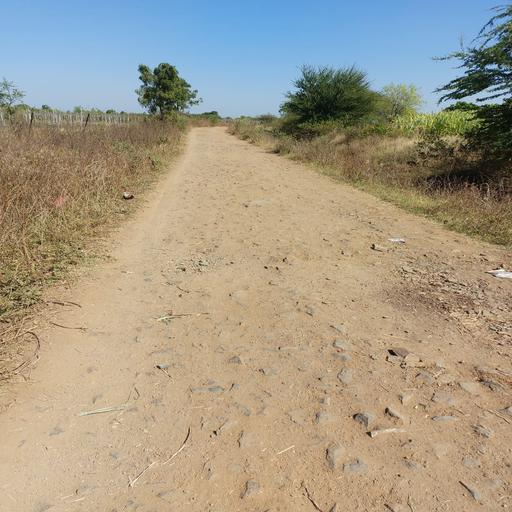
#> input picture Project/Image12.jpg, 512 x 512 px
$ jupyter execute --allow-errors 'Unpaved Road 0522.ipynb'   (shell and % lines are left out)
#> lines starting #> are read from the running program, lines starting #| are printed output that depends on the picture; after the words box and inside, x2 and y2 are one past the last pixel; in counts of white or black regions, pixels touching at a corner belong together
#> further down, img1 is the input picture: shape (512, 512, 3); mean B, G, R 136.5, 155, 164.2
[cell 1]
import tensorflow as tf
import cv2 as cv
import numpy as np
import matplotlib.pyplot as plt
# Step 1: Vanishing line detection
def detect_vanishing_line(Ir_image):
    # Perform vanishing line detection using the normal distribution
    # Return the vanishing line coordinates
    gray=cv.cvtColor(img1, cv.COLOR_BGR2GRAY)
    edges=cv.Canny(gray,50,150,apertureSize=3)
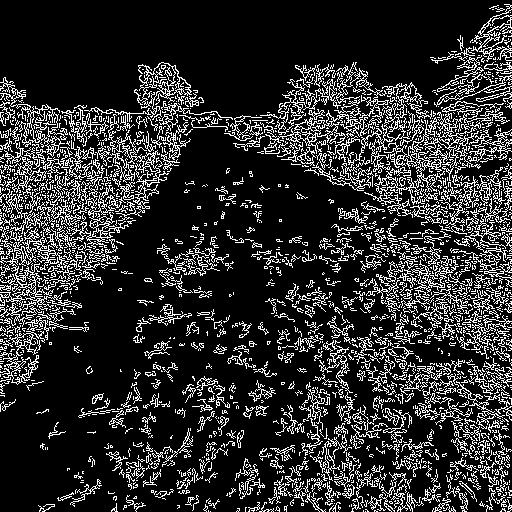
#> edges: shape (512, 512); 18.1% white in thin lines or dots
    lines = cv.HoughLines(edges, 1, np.pi/180, 200)
#> lines = [[74, 2.36], [106, 1.62], [78, 2.36], [76, 2.36], [409, 0.785], [412, 0.785], [120, 1.57], [62, 2.36], [64, 2.36]]
    for line in lines:
        rho, theta = line[0]
        a = np.cos(theta)
        b = np.sin(theta)
        x0 = a*rho
        y0 = b*rho
        x1 = int(x0 + 1000*(-b))
        y1 = int(y0 + 1000*(a))
        x2 = int(x0 - 1000*(-b))
        y2 = int(y0 - 1000*(a))
        cv.line(img1,(x1,y1),(x2,y2),(0,0,255),2)
#> this loop made 9 passes
#> (rho, theta, a, b, x0, y0, x1, y1) on passes 1 to 9: (74, 2.36, -0.707, 0.707, -52.33, 52.33, -759, -654), (106, 1.62, -0.0523, 0.999, -5.55, 105.9, -1004, 53), (78, 2.36, -0.707, 0.707, -55.15, 55.15, -762, -651), (76, 2.36, -0.707, 0.707, -53.74, 53.74, -760, -653), (409, 0.785, 0.707, 0.707, 289.2, 289.2, -417, 996), (412, 0.785, 0.707, 0.707, 291.3, 291.3, -415, 998), (120, 1.57, -4.37e-08, 1, -5.25e-06, 120, -1000, 119), (62, 2.36, -0.707, 0.707, -43.84, 43.84, -750, -663), (64, 2.36, -0.707, 0.707, -45.25, 45.25, -752, -661)
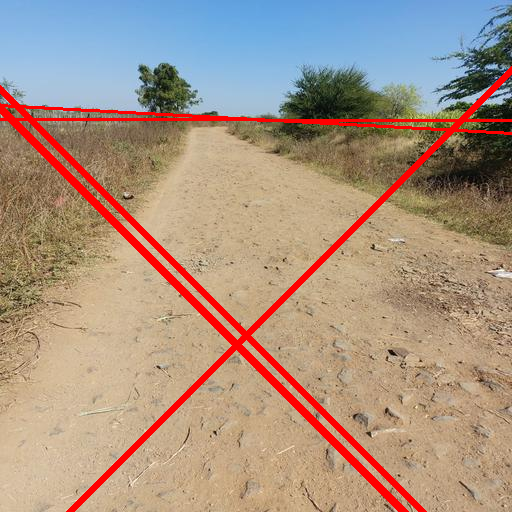
#> img1: shape (512, 512, 3); 5.67% of pixels changed, all inside (x1, y1, x2, y2) = (0, 66, 512, 512)
    vanishing_line = Ir_image

    return vanishing_line

[cell 2]
img1 = cv.imread('Image12.jpg')
vanishing_img=detect_vanishing_line(img1)
plt.imshow(vanishing_img)

[cell 3]
def segment_image(image):
    # Perform image segmentation using the double-Otsu algorithm
    # Return the segmented image
    gray = cv.cvtColor(image, cv.COLOR_BGR2GRAY)
    # Apply median filter for Smoothing the image
    gray = cv.medianBlur(gray, 5)
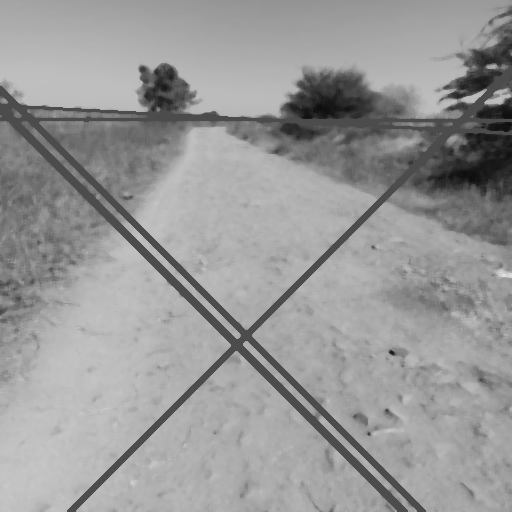
#> gray: shape (512, 512); min 13, max 221, mean 151.9
    # Apply double-Otsu thresholding to segment the image
    _, segmented_image = cv.threshold(gray, 0, 255, cv.THRESH_BINARY + cv.THRESH_OTSU)
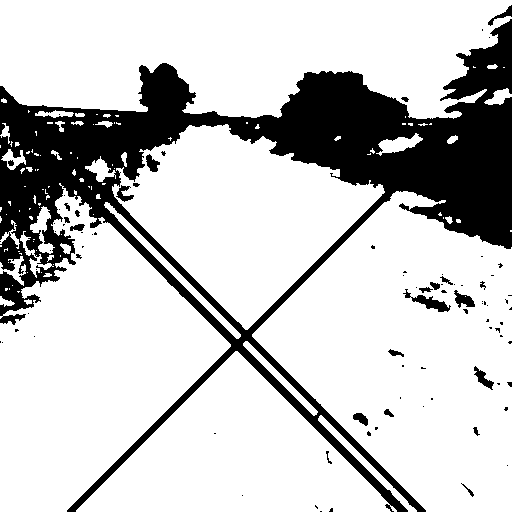
#> segmented_image: shape (512, 512); 77.7% white; 88 black regions (64 under 20 px), largest, box (x1, y1, x2, y2) and area: (0, 19, 512, 512) 56267, (403, 289, 451, 312) 342, (454, 290, 475, 308) 195

    return segmented_image

[cell 4]
# Step 2: Image segmentation
segmented_image = segment_image(vanishing_img)

# Display the segmented image
plt.imshow(segmented_image)

[cell 5]
# Remove small clusters
kernel = np.ones((5,5),np.uint8)
opening = cv.morphologyEx(segmented_image,cv.MORPH_OPEN,kernel, iterations = 3) #First perfom Erosion then Dilation
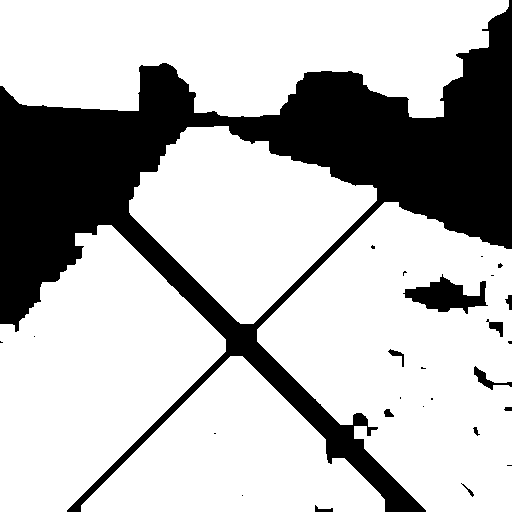
#> opening: shape (512, 512); 72.7% white; 26 black regions (15 under 20 px), largest, box (x1, y1, x2, y2) and area: (0, 0, 512, 512) 69169, (403, 274, 488, 314) 1637, (474, 366, 512, 390) 243

[cell 6]
plt.imshow(opening)

[cell 7]
# Fill in gaps
kernel = np.ones((8,8),np.uint8)
closing = cv.morphologyEx(opening,cv.MORPH_CLOSE,kernel, iterations = 1) #First perfom Dilation then Erosion
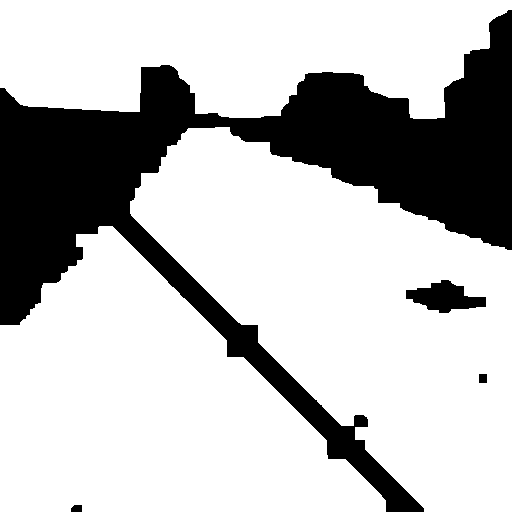
#> closing: shape (512, 512); 74.1% white; 4 black regions, box (x1, y1, x2, y2) and area: (0, 10, 512, 512) 66299, (406, 280, 486, 313) 1514, (479, 374, 487, 383) 72, (71, 505, 82, 512) 71

[cell 8]
plt.imshow(closing)

[cell 9]
print(closing.shape)
#| (512, 512)

[cell 10]
def generate_trapezoid_prediction(image):
    # Convert the image to grayscale
    #gray_image = cv2.cvtColor(image, cv2.COLOR_BGR2GRAY)

    # Apply edge detection
    edges = cv2.Canny(image, 50, 150)
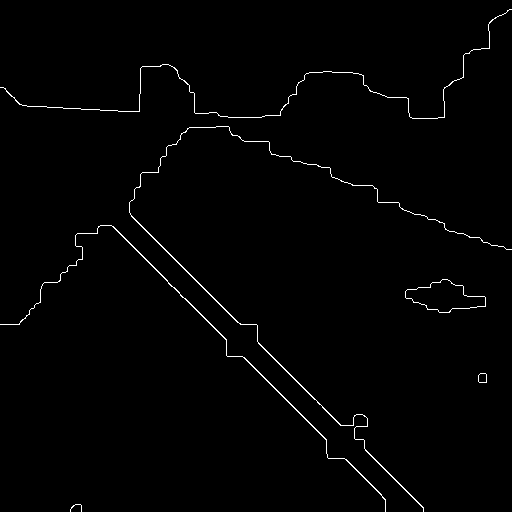
#> edges: shape (512, 512); 1.1% white in thin lines or dots

    # Find contours of the edges
    contours, _ = cv2.findContours(edges, cv2.RETR_EXTERNAL, cv2.CHAIN_APPROX_SIMPLE)
#> contours = 6 contours, 1 with area under 20; largest, box (x1, y1, x2, y2) and area: (405, 279, 486, 313) 1514, (129, 126, 512, 512) 263, (0, 225, 386, 512) 238, (478, 373, 487, 383) 69, (0, 9, 512, 119) 40

    # Create a blank mask for the trapezoid prediction
    trapezoid_mask = np.zeros_like(edges)

    # Iterate through the contours and fit trapezoids
    for contour in contours:
        # Approximate the contour with a polygon
        epsilon = 0.02 * cv2.arcLength(contour, True)
        approx_polygon = cv2.approxPolyDP(contour, epsilon, True)

        # Fit trapezoid if the polygon has four vertices
        if len(approx_polygon) == 4:
            cv2.fillPoly(trapezoid_mask, [approx_polygon], 1)
#> this loop made 6 passes
#> epsilon on passes 1, 2, 3, 5, 6: 0.871, 0.633, 4.11, 40.56, 30.64
#> (epsilon, approx_polygon) on pass 4: (24.88, [[0, 324], [111, 225], [385, 511], [111, 225]])
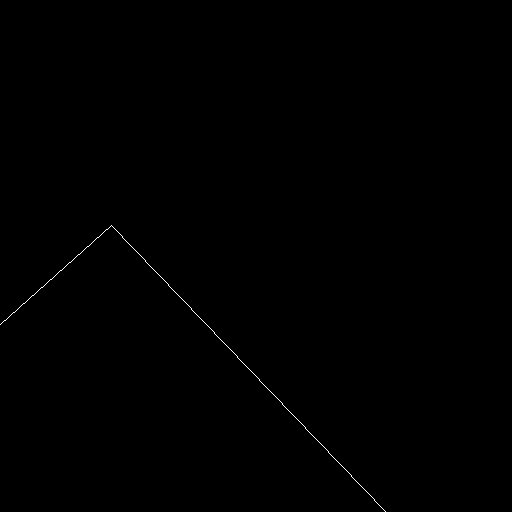
#> trapezoid_mask: shape (512, 512); values 0 (black) and 1 (white), 0.15% white in thin lines or dots, all inside (x1, y1, x2, y2) = (0, 225, 386, 512)

    # Return the trapezoid prediction mask
    return trapezoid_mask

[cell 11]
import cv2
from sklearn.mixture import GaussianMixture

# Function to generate the probability map using Gaussian Mixture Models
def generate_probability_map(image):
    # Preprocess the image (resize, normalize, etc.) if necessary
    #preprocessed_image = preprocess_image(image)

    # Flatten the image to a 1D array
    flattened_image = image.flatten().reshape(-1, 1) #preprocessed_image.flatten().reshape(-1, 1)

    # Fit a Gaussian Mixture Model to the flattened image
    gmm = GaussianMixture(n_components=3)  # Assuming road and non-road classes
    gmm.fit(flattened_image)

    # Predict the probability of each pixel belonging to the road class
    probability_map = gmm.predict_proba(flattened_image)[:, 1].reshape(image.shape)#preprocessed_image.shape)

    return probability_map

[cell 12]
import numpy as np
from sklearn.decomposition import PCA
from sklearn.metrics import pairwise_distances_argmin_min
import skfuzzy

# Step 4: Spatial fuzzy clustering
def fuzzy_clustering(image, trapezoid_prediction, probability_map, num_clusters):
    # Combine trapezoid prediction and probability map for road recognition
#> called with num_clusters = 3
    combined_map = trapezoid_prediction * probability_map
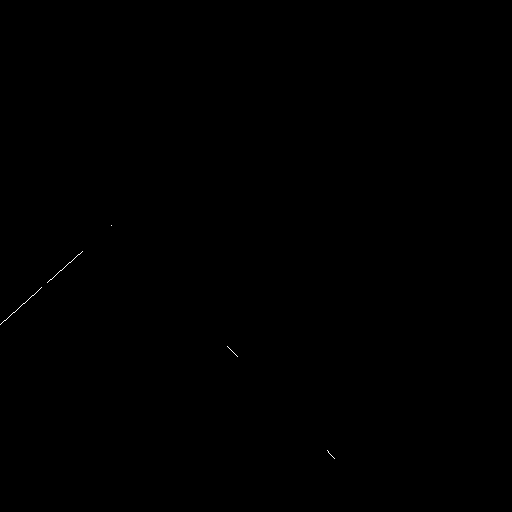
#> combined_map: shape (512, 512) float64; values 0 (black) and 1 (white), 0.04% white in thin lines or dots, all inside (x1, y1, x2, y2) = (0, 225, 335, 459)

    # Apply PCA for dimensionality reduction
    flattened_image = image.reshape(-1, image.shape[-1])
    pca = PCA(n_components=3)
    reduced_image = pca.fit_transform(flattened_image)
#> reduced_image = 512 rows, first 8: [1560, 156.3, 186.2], [1560, 156.3, 186.2], [1560, 156.3, 186.2], [1560, 156.3, 186.2], [1560, 156.3, 186.2], [1560, 156.3, 186.2], [1560, 156.3, 186.2], [1560, 156.3, 186.2]


    # Perform fuzzy clustering using the FCM algorithm
    centers, u, _, _, _, _, _ = skfuzzy.cluster.cmeans(reduced_image.T, num_clusters, 2, error=0.005, maxiter=1000, init=None)

    # Assign each pixel to the cluster with the highest membership value
    labels = np.argmax(u, axis=0)

    # Map the cluster labels to the original image shape
    clustered_image = labels.reshape(image.shape[:2])
    #clustered_image = u.reshape(image.shape[:2])
    #return labels

    return clustered_image

[cell 13]
#image = cv2.imread('image.jpg')
trapezoid_prediction = generate_trapezoid_prediction(closing)
probability_map =generate_probability_map(closing)

# Step 4: Spatial fuzzy clustering
num_clusters = 3  # Number of clusters to identify
#> (the rest of this cell did not finish here and is left out)

[cell 14]
from sklearn.cluster import KMeans
from sklearn.datasets import make_blobs
import numpy as np
from matplotlib import pyplot as plt
import cv2

[cell 15]
import cv2
""" Image Segmentation """
imag = cv2.imread("Image12.jpg", cv2.IMREAD_UNCHANGED)
#imag = cv2.imread("birds2.jpg", cv2.IMREAD_UNCHANGED)
#imag = cv2.imread("peppers3.jpg", cv2.IMREAD_UNCHANGED)
vectorized = imag.reshape((-1,3))
print(vectorized)
#> (printed output is left out)

[cell 16]
kmeans = KMeans(n_clusters=5, random_state = 0, n_init=5).fit(vectorized)
centers = np.uint8(kmeans.cluster_centers_)
#> centers = [[144, 177, 202], [34, 54, 52], [80, 111, 127], [221, 179, 134], [119, 152, 177]]
segmented_data = centers[kmeans.labels_.flatten()]

segmented_image = segmented_data.reshape((imag.shape))
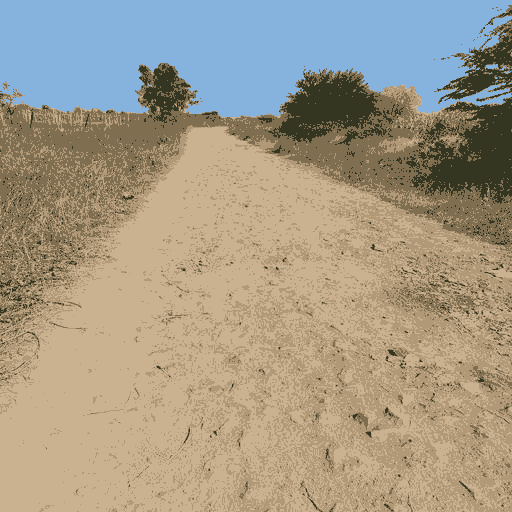
#> segmented_image: shape (512, 512, 3); mean B, G, R 135.9, 154.3, 163.8
plt.imshow(segmented_image)
plt.pause(1)

[cell 17]
import numpy as np
import skfuzzy as fuzz
from skfuzzy import control as ctrl

[cell 18]
import cv2
""" Image Segmentation """
imag = cv2.imread("Image12.jpg", cv2.IMREAD_UNCHANGED)
#imag = cv2.imread("birds2.jpg", cv2.IMREAD_UNCHANGED)
#imag = cv2.imread("peppers3.jpg", cv2.IMREAD_UNCHANGED)
vectorized = imag.reshape((-1,3))

[cell 19]
kmeans = KMeans(n_clusters=5, random_state = 0, n_init=5).fit(vectorized)
centers = np.uint8(kmeans.cluster_centers_)
segmented_data = centers[kmeans.labels_.flatten()]

segmented_image = segmented_data.reshape((imag.shape))
plt.imshow(segmented_image)
plt.pause(1)

[cell 20]
vectorized = closing.reshape((-1,2))
#> vectorized = 131072 pairs, first value 0 to 255, second value 0 to 255

[cell 21]
n_clusters = 3
#print(len(closing.flatten()))
#vectorized = closing.reshape((-1,2))
# Apply fuzzy c-means clustering
#> (the rest of this cell did not finish here and is left out)

#> (a cell that did not finish here is left out)

#> (a cell that did not finish here is left out)

#> (a cell that did not finish here is left out)

#> (a cell that did not finish here is left out)

[cell 26]
segmented_data = centers[kmeans.labels_.flatten()]

segmented_image = segmented_data.reshape((imag.shape))

[cell 27]
closing.shape
#> Out = (512, 512)

[cell 28]
import numpy as np
import skfuzzy as fuzz
from skfuzzy import control as ctrl

[cell 29]
vectorized = closing.reshape((-1,))
print(vectorized.shape)
#| (262144,)
print(vectorized)
#> (printed output is left out)

$ run again, with Project/image13.jpg copied over Project/Image12.jpg
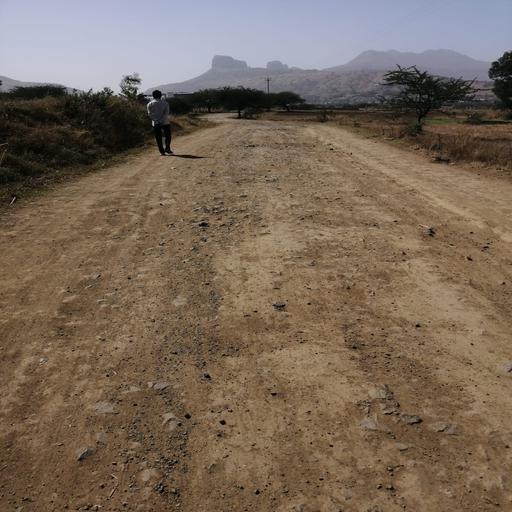
#> input picture Project/image13.jpg, 512 x 512 px
#> img1 is the input picture: shape (512, 512, 3); mean B, G, R 89, 104.3, 120.7
#> in detect_vanishing_line, `edges=cv.Canny(gray,50,150,apertureSize=3)`:
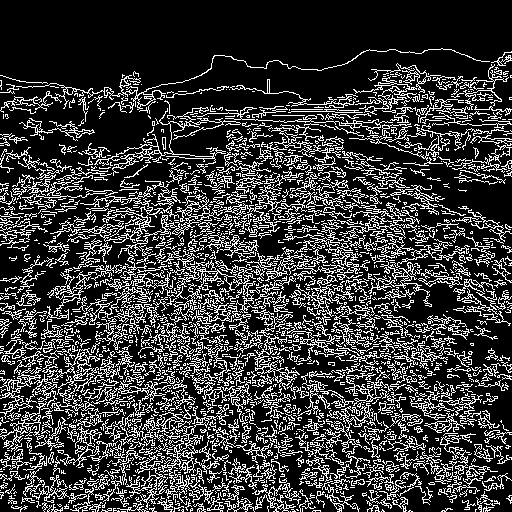
#> edges: shape (512, 512); 22.7% white in thin lines or dots
#> lines = 271 rows, first 8: [392, 0.785], [402, 0.785], [344, 0.785], [400, 0.785], [409, 0.785], [395, 0.785], [416, 0.785], [378, 0.785]
#> the loop in detect_vanishing_line, `for line in lines:` made 271 passes
#> (rho, theta, a, x0, y0, x1, y1, x2) on passes 1 to 3: (392, 0.785, 0.707, 277.2, 277.2, -429, 984, 984), (402, 0.785, 0.707, 284.3, 284.3, -422, 991, 991), (344, 0.785, 0.707, 243.2, 243.2, -463, 950, 950)
#> opening: shape (512, 512); 9.8% white; 4 white regions, box (x1, y1, x2, y2) and area: (86, 0, 389, 92) 19728, (397, 260, 488, 360) 4346, (464, 184, 512, 230) 1298, (479, 380, 511, 403) 429
#> closing: shape (512, 512); 10% white; 4 white regions, box (x1, y1, x2, y2) and area: (87, 0, 390, 93) 20045, (398, 261, 489, 361) 4424, (465, 185, 512, 231) 1279, (480, 381, 512, 404) 429
#| (512, 512)
#> contours = 4 contours, 2 with area under 20; largest, box (x1, y1, x2, y2) and area: (397, 260, 489, 361) 4420, (86, 0, 390, 93) 156
#> the loop in generate_trapezoid_prediction, `for contour in contours:` made 4 passes
#> epsilon on passes 1 to 4: 3.65, 7.88, 6.05, 15.76
#> combined_map: shape (512, 512) float64; every value is 0
#> reduced_image = 512 rows, first 8: [3587.4, 161, 284.5], [3587.4, 161, 284.5], [3587.4, 161, 284.5], [3587.4, 161, 284.5], [3587.4, 161, 284.5], [3587.4, 161, 284.5], [3587.4, 161, 284.5], [3587.4, 161, 284.5]
#> (printed output is left out)
#> centers = [[52, 73, 94], [203, 180, 174], [20, 28, 33], [102, 124, 144], [74, 99, 122]]
#> `segmented_image = segmented_data.reshape((imag.shape))`:
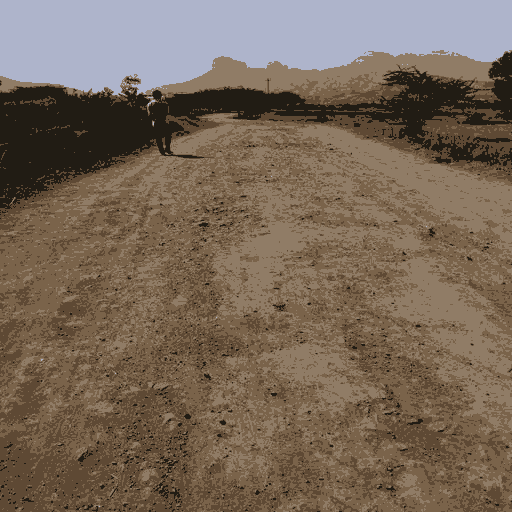
#> segmented_image: shape (512, 512, 3); mean B, G, R 88.3, 103.6, 119.8
#> vectorized = 131072 pairs, first value 0 to 255, second value 0 to 255
#| (262144,)
#> (printed output is left out)

$ run again, with Project/image14.jpg copied over Project/Image12.jpg
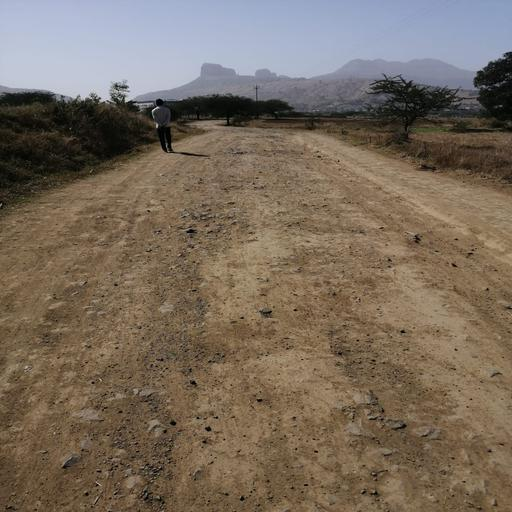
#> input picture Project/image14.jpg, 512 x 512 px
#> img1 is the input picture: shape (512, 512, 3); mean B, G, R 93.3, 107.4, 120.5
#> lines = 185 rows, first 8: [354, 0.785], [351, 0.785], [395, 0.785], [414, 0.785], [404, 0.785], [402, 0.785], [412, 0.785], [441, 0.785]
#> the loop in detect_vanishing_line, `for line in lines:` made 185 passes
#> (rho, theta, a, x0, y0, x1, y1, x2) on passes 1 to 3: (354, 0.785, 0.707, 250.3, 250.3, -456, 957, 957), (351, 0.785, 0.707, 248.2, 248.2, -458, 955, 955), (395, 0.785, 0.707, 279.3, 279.3, -427, 986, 986)
#> opening: shape (512, 512); 11.5% white; 5 white regions, box (x1, y1, x2, y2) and area: (62, 0, 397, 99) 23716, (383, 276, 491, 377) 4394, (462, 384, 506, 418) 817, (467, 194, 499, 220) 621, (484, 217, 512, 253) 531
#> closing: shape (512, 512); 11.6% white; 4 white regions, box (x1, y1, x2, y2) and area: (63, 0, 398, 100) 24079, (384, 277, 507, 419) 5305, (468, 195, 500, 221) 627, (485, 218, 512, 254) 528
#| (512, 512)
#> contours = 4 contours, 2 with area under 20; largest, box (x1, y1, x2, y2) and area: (467, 194, 500, 221) 620, (62, 0, 398, 100) 168
#> the loop in generate_trapezoid_prediction, `for contour in contours:` made 4 passes
#> epsilon on passes 1 to 4: 22.52, 4.02, 2.1, 17.11
#> combined_map: shape (512, 512) float64; every value is 0
#> reduced_image = 512 rows, first 8: [3694.9, 476.3, 1238.4], [3694.9, 476.3, 1238.4], [3694.9, 476.3, 1238.4], [3694.9, 476.3, 1238.4], [3694.9, 476.3, 1238.4], [3694.9, 476.3, 1238.4], [3694.9, 476.3, 1238.4], [3694.9, 476.3, 1238.4]
#> (printed output is left out)
#> centers = [[55, 76, 94], [205, 180, 170], [105, 126, 144], [21, 29, 33], [77, 102, 122]]
#> `segmented_image = segmented_data.reshape((imag.shape))`:
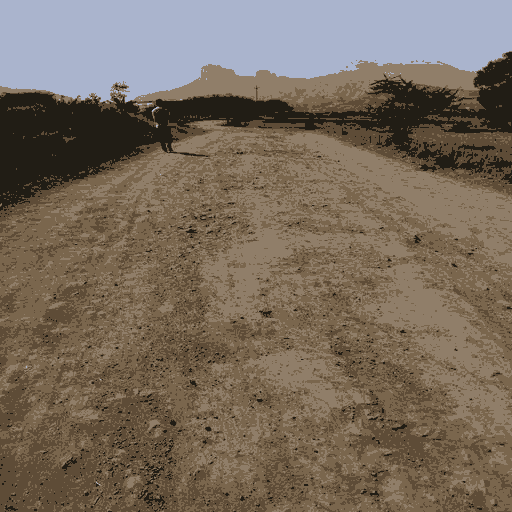
#> segmented_image: shape (512, 512, 3); mean B, G, R 92.7, 106.8, 119.9
#> vectorized = 131072 pairs, first value 0 to 255, second value 0 to 255
#| (262144,)
#> (printed output is left out)
